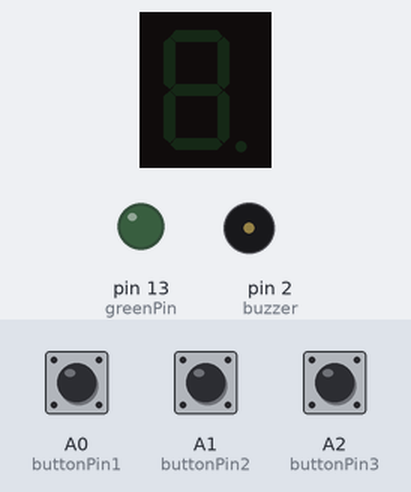
The sketch below on a simulated Arduino Uno, built with avr-gcc and run on an emulated ATmega328P. On the bench: 1-digit seven-segment display, output pins drawn as LEDs (lit = HIGH), buzzer (waves = sounding). Wiring (inferred from the names in the program): 1-digit 7-segment display, segments lit when HIGH: segments pin 10, pin 9, pin 8, pin 7, pin 6, pin 5, pin 4. The test bench sets the inputs (shaded band); at power-on: A2 (buttonPin3) HIGH, A1 (buttonPin2) HIGH, A0 (buttonPin1) HIGH. The segment pins are drawn as the display they are named for; pins used as bus, display or sensor lines are not drawn; what the sketch prints to the serial monitor is not drawn.

Above: at 1.2 s.
1.3 s: A2 (buttonPin3) pulled LOW for 1 s
At 1.7 s:
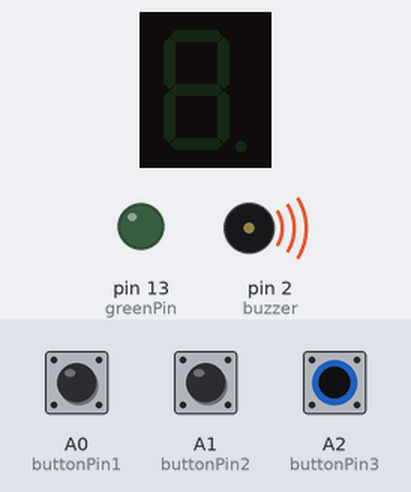
3.8 s: A1 (buttonPin2) pulled LOW for 0.15 s
At 4.7 s:
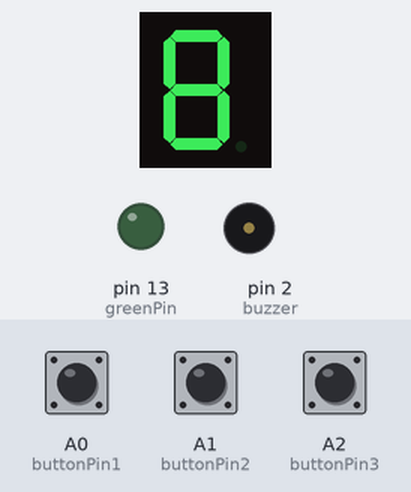
5.4 s: A2 (buttonPin3) pulled LOW for 0.15 s
At 5.7 s:
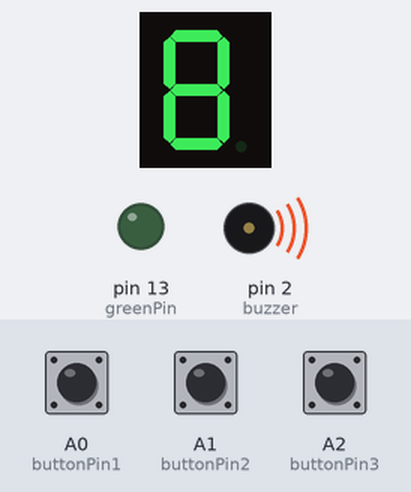
7.4 s: A0 (buttonPin1) pulled LOW for 0.15 s
At 7.8 s:
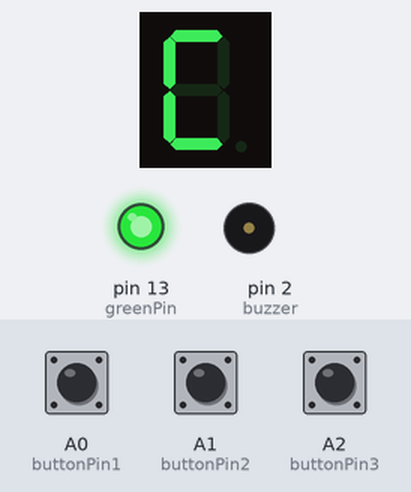
9.0 s: A0 (buttonPin1) pulled LOW for 1 s
At 10.3 s:
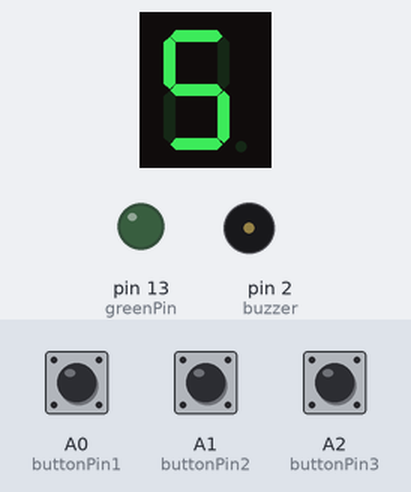
11.5 s: A2 (buttonPin3) pulled LOW for 0.15 s
At 11.9 s:
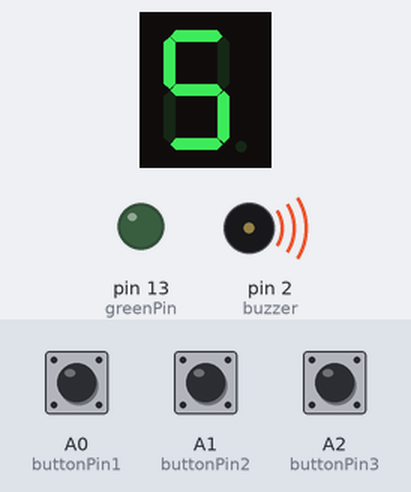
Timing chart, 0 to 14.5 s (numbered marks = the images above; inputs shaded):
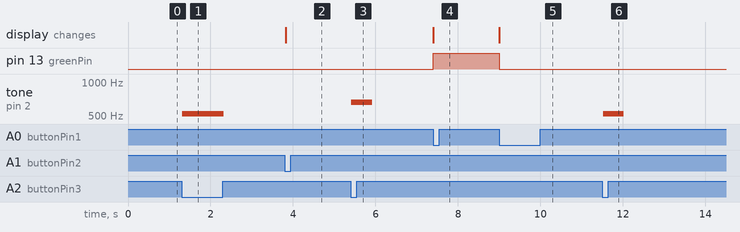

The sketch:

embeddedsystemsweek1_code.ino
```cpp
int greenPin= 13;
int sevenSegmentA = 10;
int sevenSegmentB = 9;
int sevenSegmentC = 8;
int sevenSegmentD = 7;
int sevenSegmentE = 6;
int sevenSegmentF = 5;
int sevenSegmentG = 4;
int  buttonPin1state=0;
int buttonPin2state=0;
int buttonPin3state=0;
int buttonPin1=A0;
int buttonPin2=A1;
int buttonPin3=A2;
int greenled_state=0;
int button2counter=1;
int lastButton1state= 0;
bool lastButton2state=LOW;
int buzzer=2;

void sevenSegment(bool Astate, bool Bstate, bool Cstate,
 bool Dstate, bool Estate, bool Fstate, bool Gstate)
{
  digitalWrite(sevenSegmentA, Astate);
  digitalWrite(sevenSegmentB, Bstate);
  digitalWrite(sevenSegmentC, Cstate);
  digitalWrite(sevenSegmentD, Dstate);
  digitalWrite(sevenSegmentE, Estate);
  digitalWrite(sevenSegmentF, Fstate);
  digitalWrite(sevenSegmentG, Gstate);
}


void setup() {
  // put your setup code here, to run once:
  {
  Serial.begin(9600);
  pinMode(sevenSegmentA, OUTPUT);
  pinMode(sevenSegmentB, OUTPUT);
  pinMode(sevenSegmentC, OUTPUT);
  pinMode(sevenSegmentD, OUTPUT);
  pinMode(sevenSegmentE, OUTPUT);
  pinMode(sevenSegmentF, OUTPUT);
  pinMode(sevenSegmentG, OUTPUT);
  pinMode(greenPin, OUTPUT);
  pinMode(buttonPin1, INPUT_PULLUP);
  pinMode(buttonPin2,INPUT_PULLUP);
  pinMode(buttonPin3,INPUT_PULLUP);
  Serial.begin(9600);

}

}

void loop() {
  // put your main code here, to run repeatedly:
  buttonPin1state=digitalRead(buttonPin1);
 // Serial.println(buttonPin1state);
  //greenled_state=digitalRead(greenPin);
  if (buttonPin1state==0 && lastButton1state==1)
  {
    button2counter=1;
    if (digitalRead(greenPin)==0)
    {
      digitalWrite(greenPin,1);
      sevenSegment(1,0,0,1,1,1,0);
   //   Serial.println("Turn On");
      delay(1000);
    }
    else if(digitalRead(greenPin)==1)
    {
      digitalWrite(greenPin,0);
      sevenSegment(1,0,1,1,0,1,1);
 //     Serial.println("Turn Off");
      delay(1000);
    }
  }

  lastButton1state=buttonPin1state;


  buttonPin2state=digitalRead(buttonPin2);
  buttonPin3state=digitalRead(buttonPin3);
  Serial.println(buttonPin2state);

if (buttonPin2state == LOW && lastButton2state == HIGH)
{
    button2counter++;

    Serial.println("buttonPressed");

    if (button2counter == 2)
    {
      sevenSegment(1,1,1,1,1,1,1);
      Serial.println("B");

    }
    else if (button2counter == 3)
    {
        sevenSegment(1,0,0,0,1,1,1);
        Serial.println("F");
    }
    else if (button2counter == 4)
    {
        button2counter = 1;
        sevenSegment(1,0,0,1,1,1,0);
    }

  }
  lastButton2state = buttonPin2state;
  if(buttonPin3state==LOW)
    {
      if(button2counter==2)
      {
        Serial.println("Buzzer for B");
        tone(buzzer, 659, 500);
        delay(500);
      }
      if(button2counter==3)
      {
        Serial.println("Buzzer for F");
        tone(buzzer, 587, 500);
        delay(500);
      }
      if(button2counter==1)
      {
        Serial.println("Buzzer for C");
        tone(buzzer,523,500);
        delay(500);
      }
    }
}
```

Measured:
- after the input at 1.3 s, tone on pin 2 (buzzer): silent → 523 Hz at once, → silent 1.0 s later
- after the input at 3.8 s, the display: changes at once (image 2)
- after the input at 5.4 s, tone on pin 2 (buzzer): silent → 659 Hz at once, → silent 0.50 s later
- after the input at 7.4 s, pin 13 (greenPin): LOW → HIGH at once; the display: changes at once (image 4)
- after the input at 9.0 s, pin 13 (greenPin): HIGH → LOW at once; the display: changes at once (image 5)
- after the input at 11.5 s, tone on pin 2 (buzzer): silent → 523 Hz at once, → silent 0.50 s later
